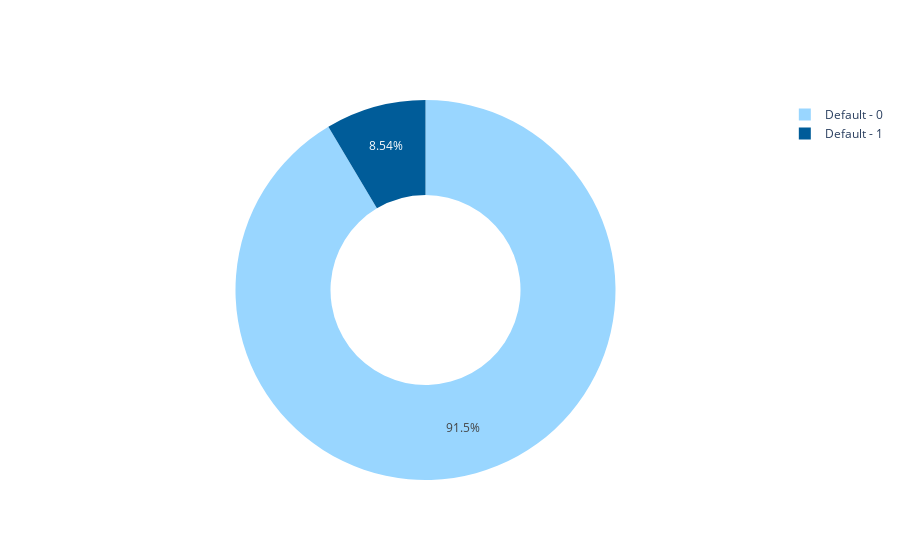

Notebook code cell kept with this figure:
### Code cell
# Class distribution
labels = ["Default - 0", "Default - 1"]
values = np.bincount(y_train)

print(X_train.shape, y_train.shape)
print(np.bincount(y_train))

donut = go.Figure(data=[go.Pie(labels=labels, values=values, hole=.5, marker_colors=["rgb(153, 214, 255)", "rgb(0, 92, 153)"])])
donut.show()

### Figure 1 — Plotly figure (JSON) as saved in the notebook; plotly's stock layout.template omitted (floating-point values rounded to 4 significant figures)
{"data": [{"hole": 0.5, "labels": ["Default - 0", "Default - 1"], "marker": {"colors": ["rgb(153, 214, 255)", "rgb(0, 92, 153)"]}, "type": "pie", "values": [11875, 1109]}], "layout": {}}
